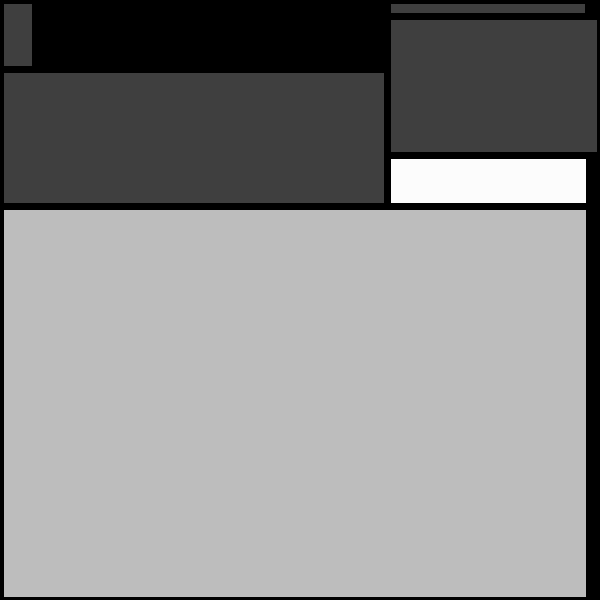
Frame 1 (no input)
Frame 60 (the mouse pressed at the canvas centre just before this capture): identical to frame 1, image omitted
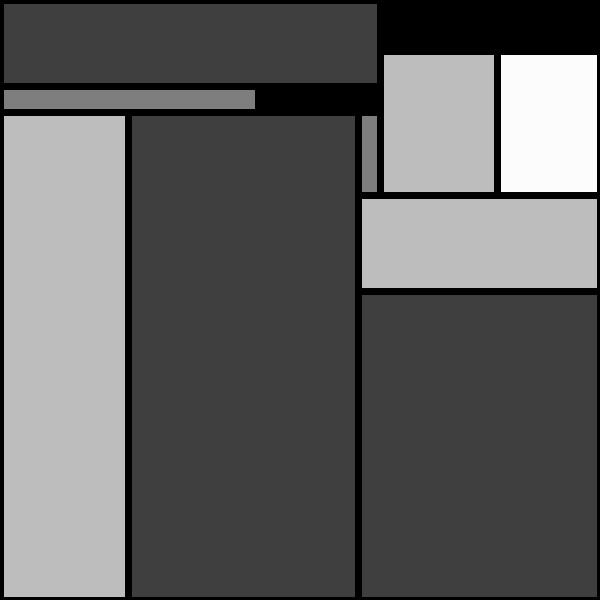
Frame 120 (the mouse held since frame 60 and released just before this capture)

The Processing sketch that drew these frames (run headless with seeded random() and noise(); from frame 60 on, the mouse is pressed at the canvas centre):

// Processing sketch: design210927h
// ── design210927h.pde
float[] x=new float[8];
float[] y=new float[8];
float[] wwl=new float[4],hhl=new float[4];
float ww,hh;
float aa,aaa;
Square[] someSquares;
int totalNumOfSquares =4;

void setup(){
  size(600,600);
  background(255);
  initiateData();
  displayA();
}
void draw(){
  if (mousePressed){
    initiateData();
    displayA();  
  }
}
void initiateData(){
  x[4]=random(width);
  y[4]=random(height);
  ww=random(width-x[4]);
  hh=random(height-x[4]);
  x[5]=x[4]+ww;
  x[6]=x[5];
  x[7]=x[4];
  y[5]=y[4];
  y[6]=y[4]+hh;
  y[7]=y[6];
  strokeWeight(7);
  fill(floor(random(5))*63);
  rect(x[4],y[4],ww,hh);
  x[0]=0;
  y[0]=0;  
  y[1]=0;
  x[3]=0;
  aa=random(1);
  if (aa<0.5){
      line(x[4],y[4],x[4],0);
      line(x[5],y[5],width,y[5]);
      line(x[6],y[6],x[6],height);
      line(x[7],y[7],0,y[7]);
      x[1]=x[4];
      x[2]=x[6];
      y[2]=y[4];
      y[3]=y[7];
      wwl[2]=width-x[1]-ww;
   } else {
      line(x[4],y[4],0,y[4]);
      line(x[5],y[5],x[5],0);
      line(x[6],y[6],width,y[6]);
      line(x[7],y[7],x[7],height);
      x[1]=x[5];
      x[2]=x[4];
      y[2]=y[7];     
      y[3]=y[5]; 
      wwl[2]=width-x[4];
   }    
   wwl[0]=x[1];
   hhl[0]=y[3];
   wwl[1]=width-x[1];
   hhl[1]=y[2];
   hhl[2]=height-hhl[1];
   wwl[3]=width-wwl[2];
   hhl[3]=height-hhl[0];
}
void displayA(){ 
  someSquares = new Square[totalNumOfSquares];
  for(int i=0;i< someSquares.length;i ++){
    someSquares[i]=new Square(x[i],y[i],wwl[i],hhl[i]);
    aaa=random(1);
    if (aaa<0.1){
      someSquares[i].display1();
    } else if(aaa<0.25){
      someSquares[i].display2();
    } else if(aaa<0.4){
      someSquares[i].display2_();
    } else if(aaa<0.55){
      someSquares[i].display3();
    } else if(aaa<0.7){
      someSquares[i].display3_();
    } else if(aaa<0.85){
      someSquares[i].display4();
    } else if(aaa<1){
      someSquares[i].display4_();
    } 
  }
}

 

// ── Square.pde
class Square{
  float sX,sY,sW,sH;
  float b;
  Square(float sX_,float sY_,float sW_,float sH_){
    sX=sX_;
    sY=sY_;
    sW=sW_;
    sH=sH_;
  }
  void possible(){
    fill(floor(random(5))*63);
  }  
  void display1(){
    possible();
    strokeWeight(7);
    rect(sX,sY,sW,sH);
  }  
  void display2(){
    float yy;
    yy=random(sY,sY+sH);
    strokeWeight(7);
    possible();
    rect(sX,sY,sW,yy-sY);
    possible();
    rect(sX,yy,sW,sH+sY-yy);
  }  
  void display2_(){
    float xx;
    xx=random(sX,sX+sW);
    strokeWeight(7);
    possible();
    rect(sX,sY,xx-sX,sH);
    possible();
    rect(xx,sY,sX+sW-xx,sH);
  }  
  void display3(){
    float yYy;
    float xXx;
    float c=random(1);
    yYy=random(sY,sY+sH);
    xXx=random(sX,sX+sW);
    if (c<0.5){
      possible();
      rect(sX,sY,sW,yYy-sY);
      possible();
      rect(sX,yYy,xXx-sX,sY+sH-yYy);
      possible();
      rect(xXx,yYy,sX+sW-xXx,sY+sH-yYy);
    } else {
      possible();
      rect(sX,sY,xXx-sX,yYy-sY);
      possible();
      rect(xXx,sY,sX+sW-xXx,yYy-sY);
      possible();
      rect(sX,yYy,sW,sY+sH-yYy);
    }
  }  
  void display3_(){
    float XxX;
    float YyY;
    float C=random(1);
    XxX=random(sX,sX+sW);
    YyY=random(sY,sY+sH);
    if (C<0.5){
      possible();
      rect(sX,sY,XxX-sW,sH);
      possible();
      rect(XxX,sY,sX+sW-XxX,YyY-sY);
      possible();
      rect(XxX,YyY,sX+sW-XxX,sY+sH-YyY);
    } else {
      possible();
      rect(sX,sY,XxX-sW,YyY-sY);
      possible();
      rect(sX,YyY,XxX-sW,sY+sH-YyY);
      possible();
      rect(XxX,sY,sX+sW-XxX,sH);
    }
  }  
  void display4(){
    float[] xX=new float[6];
    float[] yY=new float[3];
    xX[0]=sX;
    yY[0]=sY;
    yY[1]=random(sY,sY+sH);
    xX[2]=sX+sW;
    xX[3]=xX[0];
    xX[5]=xX[2];
    yY[2]=sY+sH;
    strokeWeight(7);
    for(int j=0;j< 2;j ++){
      xX[j*3+1]=random(sX,sX+sW);
      for(int i=0;i< 2;i ++){ 
        possible();
        rect(xX[j*3+i],yY[j],xX[j*3+i+1]-xX[j*3+i],yY[j+1]-yY[j]);
      }
    }
  }        
  void display4_(){
    float[] Xx=new float[3];
    float[] Yy=new float[6];
    Xx[0]=sX;
    Yy[0]=sY;
    Xx[1]=random(sX,sX+sW);
    Xx[2]=sX+sW;
    Yy[2]=sY+sH;
    Yy[3]=Yy[0];
    Yy[5]=Yy[2];
    strokeWeight(7);
    for(int j=0;j< 2;j ++){
      Yy[j*3+1]=random(sY,sY+sH);
      for(int i=0;i< 2;i ++){ 
        possible();
        rect(Xx[j],Yy[j*3+i],Xx[j+1]-Xx[j],Yy[j*3+i+1]-Yy[j*3+i]);
      }
    }
  }  
}
